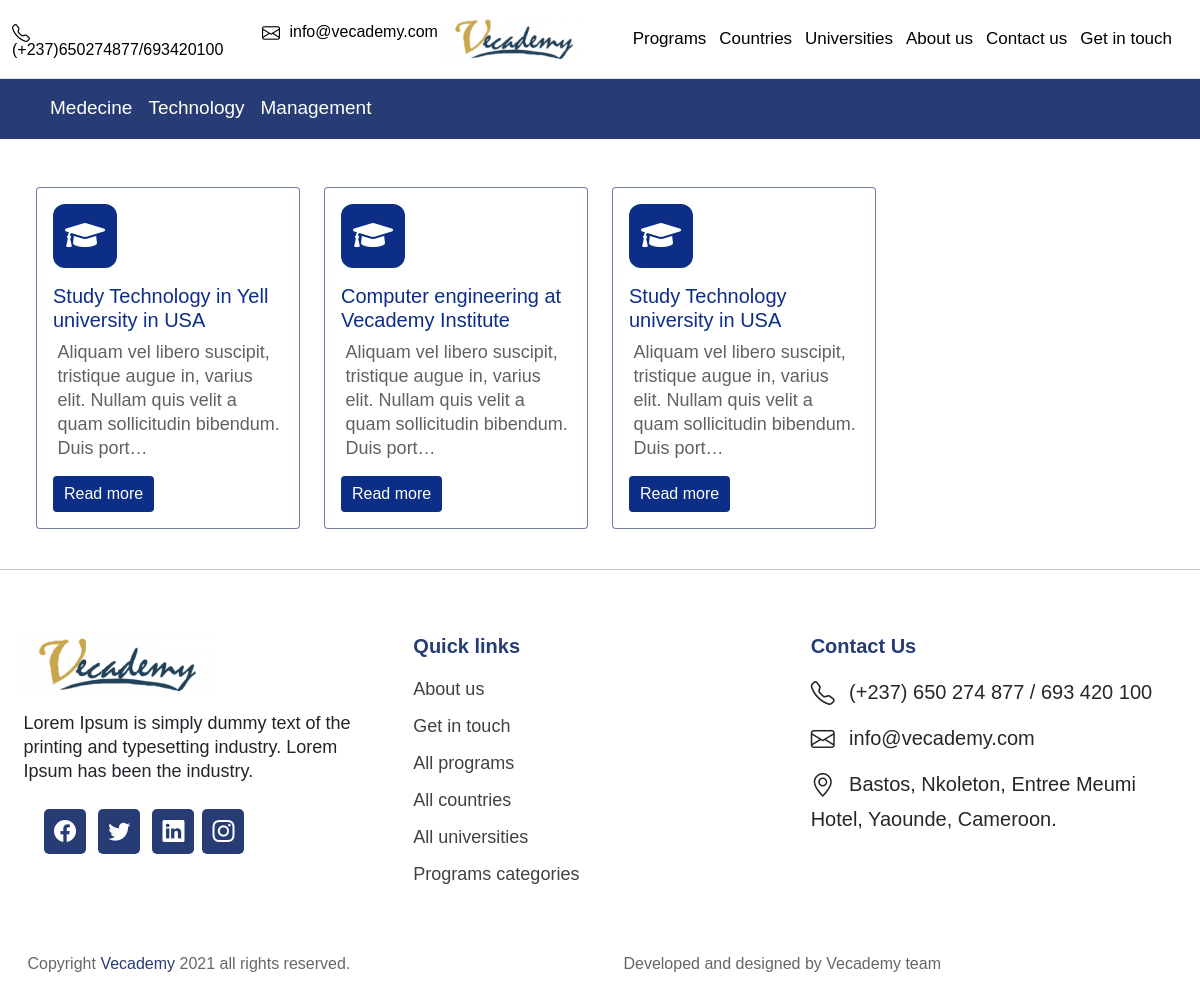
Page /programs-categories/Technology/ on the committed database.
### main/models.py (models this page shows, shortened)
class ProgramCategory(models.Model):
    program_category_title = models.CharField(max_length=254, null= True, blank=True)
    program_category_description = RichTextField(null = True, blank = True)
    program_category_image = models.ImageField(default = 'default', upload_to = 'programs-images/%Y/%m/%d/')
    date_created = models.DateTimeField(auto_now_add=True, blank=True, null=True)
    last_update = models.DateTimeField(null=True, blank=True)
    set_draft = models.BooleanField(default=True)
    set_featured = models.BooleanField(default=False)
    class Meta:
        verbose_name = 'Program Category'
        verbose_name_plural = 'Program Categories'

class Program(models.Model):
    program_name = models.CharField(max_length=254, null=True, blank=True)
    program_category = models.ForeignKey(ProgramCategory, blank=True, null=True, on_delete=models.PROTECT)
    choose_university = models.ForeignKey(University, on_delete=models.PROTECT, null=True, blank=True)
    program_short_description = models.TextField(max_length=200, null=True, blank=True)
    program_description = RichTextField(blank = True, null = True)
    program_image = models.ImageField(default = 'default.png', upload_to = 'programs-images/%Y/%m/%d/')
    program_icon = IconField(null = True, blank =True, default = 'Graduation Cap')
    date_created = models.DateTimeField(auto_now_add=True, blank=True, null=True)
    last_update = models.DateTimeField(null=True, blank=True)
    set_draft = models.BooleanField(default=True)
    set_featured = models.BooleanField(default=False)
    class Meta:
        verbose_name = 'Program'
        verbose_name_plural = 'Programs'

### main/views.py (the view)
# urls.py: path('programs-categories/<str:category_url>/', views.singleProgramCategory, name = 'single-category'),
def singleProgramCategory(request, category_url):
    category_to_navebar = ProgramCategory.objects.all().filter(set_draft = False, set_featured = True)
    program_to_form = Program.objects.all().filter(set_draft = False)
    program_category = ProgramCategory.objects.get(program_category_title =category_url, set_draft =False)
    featured_post = BlogPost.objects.all().filter(set_draft = False, set_featured = True).order_by('-date_created')[:8]
    program = program_category.program_set.all().filter(set_draft = False)
    context = {
        'program_to_form':program_to_form,
        'featured_post':featured_post,
        'program_category':program_category,
        'program':program,
        'category_to_navebar':category_to_navebar,
    }
    return render(request, 'main/single-category.html', context)

### main/templates/main/single-category.html
{% extends 'index.html' %}
{% load static %}
{% block contain %}
{% if program %}
<main>
    <div class="p-4 mt-4">
        <div class="container-fluid " id="featured-3">
            <div class="row g-4">
                {% for item in program %}
                <div class="feature col-lg-3 col-md-6 col-12">
                    <a href="{% url 'single-program' item.program_name %}">
                        <div style="border-color: #273c75a8;" class="card p-3">
                            <div class="feature-icon icon-bg-color">
                                {% if item.program_icon.as_html %}
                                <span>{{item.program_icon.as_html}}</span>
                                {% else %}
                                <span><i class="fas fa-graduation-cap"></i></span>
                                {% endif %}
                            </div>
                            <h3 style="font-size: 20px; font-weight: 500" class="main-color"><a href="{% url 'single-program' item.program_name %}">{{item.program_name}}</a></h3>
                            <p style="color: rgb(97, 97, 97);">{{item.program_short_description|truncatechars:120}}</p>
                            <div class="row">
                                <div class="col-6">
                                    <a href="{% url 'single-program' item.program_name %}" class="btn read-more">Read more</a>
                                </div>
                            </div>
                        </div>
                    </a>
                </div>
                {% endfor %}
            </div>
        </div>
    </div>
</main>
{% endif %} {% endblock %}

### templates/navbar.html
{% load static %}
{% if category_to_navebar %}
<div class="main-bg-color py-2">
    <div class="container">
        <div class="nav-scroller">
            <nav class="nav">
                {% for item in category_to_navebar %}
                <a class="p-2 text-white" href="{% url 'single-category' item.program_category_title %}">{{item.program_category_title}}</a>
                {% endfor %}
            </nav>
        </div>
    </div>
</div>
{% endif %}

### static/css/main.css (style rules this page uses)
body { font-family: proxima-nova, Helvetica, Arial, sans-serif; }
h3 { font-family: proxima-nova, Helvetica, Arial, sans-serif; font-weight: 600; line-height: 24px; font-size: 20px; }
p { font-family: proxima-nova, Helvetica, Arial, sans-serif; font-weight: 400; line-height: 24px; font-size: 18px; padding-left: 2%; }
.main-bg-color { background-color: #273c75; }
.main-color { color: #273c75; text-decoration: none; }
.item-container i, span { color: #ffffff; }
.nav-scroller { position: relative; z-index: 2; height: 2.75rem; overflow-y: hidden; }
.nav-scroller .nav { display: flex; flex-wrap: nowrap; padding-bottom: 1rem; margin-top: -1px; overflow-x: auto; text-align: center; white-space: nowrap; -webkit-overflow-scrolling: touch; }
.nav-scroller .nav a { text-decoration: none; font-size: 19px; color: #273c75; font-weight: 500; }
.icon-bg-color { background-color: #0d2e86; }
.main-color a { color: #0d2e86; text-decoration: none; }
.read-more { width: auto; padding: 5px 10px 5px 10px; background-color: #0d2e86; text-decoration: none; color: white; }
.feature-icon { display: inline-flex; align-items: center; justify-content: center; width: 4rem; height: 4rem; margin-bottom: 1rem; font-size: 2rem; color: #fff; border-radius: .75rem; }

### rows in the picture
ProgramCategory: program_category_title "Medecine"
ProgramCategory: program_category_title "Technology"
ProgramCategory: program_category_title "Management"
Program: program_name "Study Technology in Yell university in USA", program_short_description "Aliquam vel libero suscipit, tristique augue in, varius elit. Nullam quis velit a quam sollicitudin bibendum. Duis port…"
Program: program_name "Computer engineering at Vecademy Institute", program_short_description "Aliquam vel libero suscipit, tristique augue in, varius elit. Nullam quis velit a quam sollicitudin bibendum. Duis port…"
Program: program_name "Study Technology university in USA", program_short_description "Aliquam vel libero suscipit, tristique augue in, varius elit. Nullam quis velit a quam sollicitudin bibendum. Duis port…"
